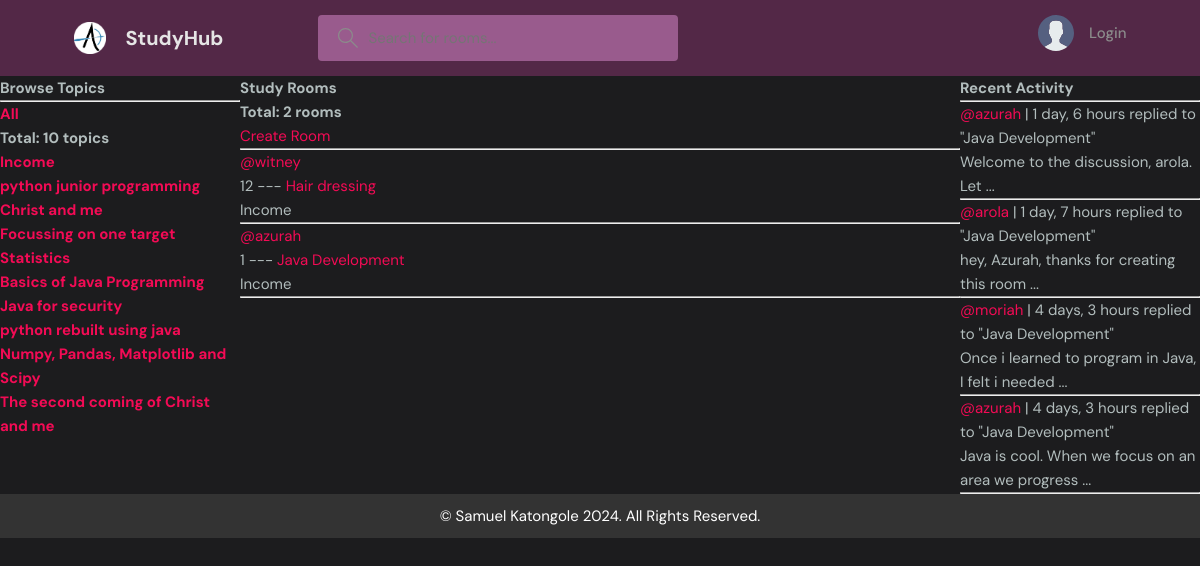
The page /?q=Income on the database its author committed.
### Rooms/models.py (models this page shows, shortened)
class Topic(models.Model):
    name=models.CharField(max_length=200)

class Room(models.Model):
    host = models.ForeignKey(User, on_delete= models.SET_NULL, null=True)
    topic = models.ForeignKey(Topic, on_delete= models.SET_NULL, null=True)
    description = models.TextField(null=True, blank=True) # description of the room
    name = models.CharField(max_length=200) # name of the room
    created = models.DateTimeField(auto_now_add=True) # created once
    updated= models.DateTimeField(auto_now=True) # changed
    participants = models.ManyToManyField(User, related_name='participants', blank=True)
    class Meta:
        ordering = ['-updated', '-created'] # ordered based on those fields
    def __str__(self):
        return str(self.name)

class Post(models.Model): # messages model
    author = models.ForeignKey(User, on_delete=models.CASCADE)
    room = models.ForeignKey(Room, on_delete=models.CASCADE)
    body = models.TextField()
    created_on= models.DateTimeField(auto_now_add=True) # date post created
    updated_on= models.DateTimeField(auto_now=True) # date last edited
    class Meta:
        ordering = ['-updated_on', '-created_on'] # ordered based on those fields
    def __str__(self):
        return str(self.body)[0:50]+' ...'

### Rooms/views.py (the view)
# urls.py: path('',views.home, name='home'),
def home(request):
    topics = Topic.objects.all() # query all topics from db
    q = request.GET.get('q') if request.GET.get('q')!=None else ''
    rooms = Room.objects.filter(
        Q(topic__name__icontains = q) |
        Q(name__icontains = q) | # room name
        Q(description__icontains = q) # room description
    )
    posts = Post.objects.all().filter(Q(room__topic__name__icontains=q)) # get all posts.. can filter here
    roomcount = rooms.count() # get total rooms
    topiccount = topics.count() # get total topics
    context = {
        'allrooms':rooms,
        'alltopics':topics,
        'roomcount':roomcount,
        'topiccount':topiccount,
        'posts':posts}
    return render(request, 'Rooms/home.html', context)

### Rooms/templates/Rooms/home.html (shortened to what this page needs)
{% extends 'parent_hub/base.html' %}
{% block content %}
<div class="home-container">
    <div class="topics-sidebar">
        {% include 'Rooms/topics_feed.html' %}
    </div>
    <div class="topics-view-main">
        <h3>Study Rooms</h3>
        <h5>Total: {{roomcount}} rooms</h5>
        <a href="{% url 'room-create' %}">Create Room</a>
        <hr>
        {% include 'Rooms/rooms_feed.html' %}
    </div>
    <div class="activity-feed-sidebar">
      {% include 'Rooms/activity_feed.html' %}
    </div>
</div>
{% endblock %}

### Rooms/templates/Rooms/topics_feed.html
<h3>Browse Topics</h3>
        <hr>
        <div>
            <h5><a href="{% url 'home' %}">All</a></h5>
            <h6>Total: {{topiccount}} topics</h6>
        </div>
        {% for topic in alltopics %}
        <div>
            <h5><a href="{% url 'home' %}?q={{topic.name}}">{{topic.name}}</a></h5>
        </div>
        {% endfor %}

### Rooms/templates/Rooms/rooms_feed.html (shortened to what this page needs)
<div>
    {% for room in allrooms %}
            <a href="{% url 'user-profile' room.host.id %}">@{{room.host.username}}</a>
            <p>{{room.id}} --- <a href="{% url 'room' room.id %}">{{room.name}}</a></p>
            <small>{{room.topic.name}}</small>
            <hr/>
        {% endfor %}
</div>

### Rooms/templates/Rooms/activity_feed.html (shortened to what this page needs)
<h3>Recent Activity</h3>
<hr>
<div>
    {% for post in posts %}
    <div>
        <small><a href="{% url 'user-profile' post.author.id%}">@{{post.author}}</a> | {{post.created_on|timesince}}</small>
        <small>replied to "{{post.room}}"</small>
        <p>{{post}}</p>
        <hr>
    </div>
    {% endfor %}
</div>

### static/styles/base.css (style rules this page uses)
:root { --color-main: #f30b55; --color-main-light: #f992e6; --color-dark: #532847; --color-dark-medium: #995b8d; --color-dark-light: #860744; --color-light: #e5e5e5; --color-gray: #8b8b8b; --color-light-gray: #b2bdbd; --color-bg: #1c1c1e; --color-success: #5dd693; --color-error: #fc4b0b; }
* { margin: 0; padding: 0; font-family: "DM Sans", -apple-system, BlinkMacSystemFont, "Segoe UI", Roboto, Oxygen, Ubuntu, Cantarell, "Open Sans", "Helvetica Neue", sans-serif; box-sizing: border-box; text-rendering: optimizeLegibility; font-size: inherit; }
html { font-size: 56.25%; }
@media only screen and (min-width: 1200px) { html { font-size: 62.5%; } }
body { line-height: 1.6; font-weight: 400; font-size: 1.5rem; color: var(--color-light-gray); background-color: var(--color-bg); min-height: 100vh; }
a { display: inline-block; color: var(--color-main); text-decoration: none; }

### Rooms/templates/Rooms/home.html (style rules this page uses)
.home-container { display: grid; grid-template-columns: 1fr 3fr 1fr; }

### rows shown on the page
Topic: name "Income"
Topic: name "python junior programming"
Topic: name "Christ and me"
Topic: name "Focussing on one target"
Topic: name "Statistics"
Topic: name "Basics of Java Programming"
Topic: name "Java for security"
Topic: name "python rebuilt using java"
Topic: name "Numpy, Pandas, Matplotlib and Scipy"
Topic: name "The second coming of Christ and me"
Room: host.username "witney", id "12", name "Hair dressing", topic.name "Income"
Room: host.username "azurah", id "1", name "Java Development", topic.name "Income"
Post: author "azurah", created_on "1 day, 6 hours", room "Java Development", body "Welcome to the discussion, arola. Let ..."
Post: author "arola", created_on "1 day, 7 hours", room "Java Development", body "hey, Azurah, thanks for creating this room ..."
Post: author "moriah", created_on "4 days, 3 hours", room "Java Development", body "Once i learned to program in Java, I felt i needed ..."
Post: author "azurah", created_on "4 days, 3 hours", room "Java Development", body "Java is cool. When we focus on an area we progress ..."

### other values the page prints
{{ topiccount }} "10"
{{ roomcount }} "2"
